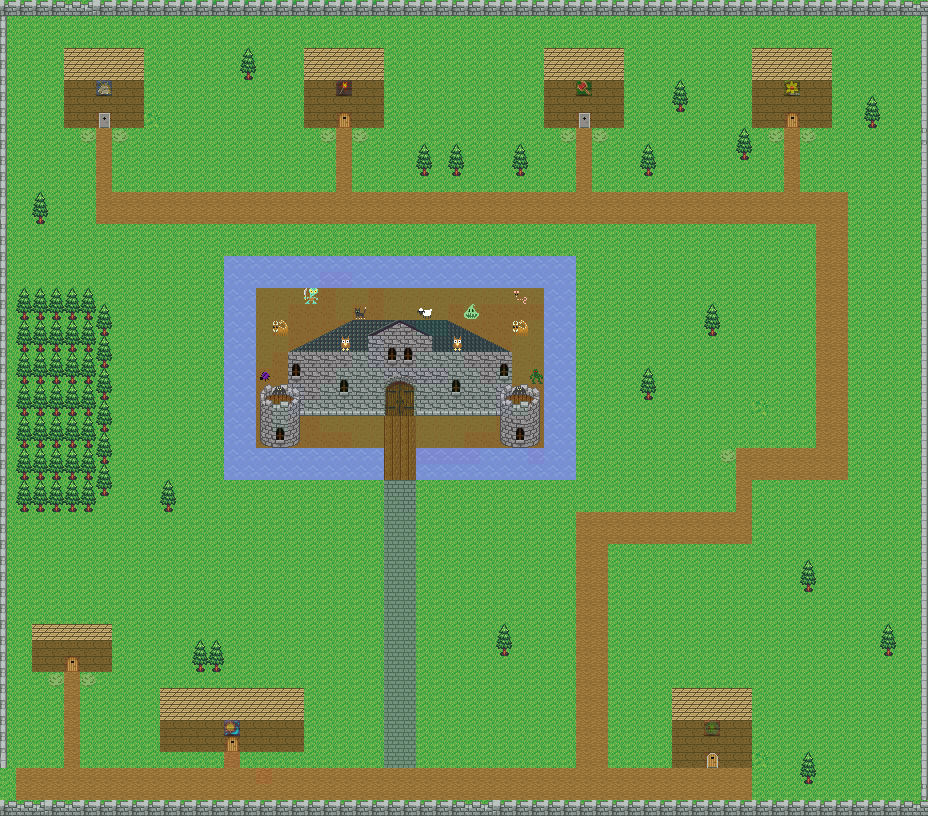

A 2D game scene composited from a Tiled map and its tileset images. What follows is a short description and the map's XML, with each tile layer's data collapsed to a summary:
An orthogonal 58x51 tile map with 16x16 px tiles, 6 tile layers (Tile Layer 1, Tile Layer 2, Tile Layer 3, Tile Layer 4, ...), 6 tilesets and 573 objects (558x blocker, 10x start point, 2x Field1, house, Inn, ...).

<map version="1.0" orientation="orthogonal" renderorder="right-down" width="58" height="51" tilewidth="16" tileheight="16" nextobjectid="940">
 <tileset firstgid="1" name="tileset1" tilewidth="16" tileheight="16">
  <image source="../graphics/tileset1.png" width="160" height="80" />
 </tileset>
 <tileset firstgid="51" name="tileset2" tilewidth="16" tileheight="16">
  <image source="../graphics/tileset2.png" width="160" height="180" />
 </tileset>
 <tileset firstgid="161" name="medievalsigns" tilewidth="16" tileheight="16">
  <image source="../graphics/medievalsigns.png" width="64" height="64" />
 </tileset>
 <tileset firstgid="177" name="shopsigns" tilewidth="16" tileheight="16">
  <image source="../graphics/shopsigns.png" width="64" height="16" />
 </tileset>
 <tileset firstgid="181" name="tileset3" tilewidth="16" tileheight="16">
  <image source="../graphics/tileset3.png" width="176" height="192" />
 </tileset>
 <tileset firstgid="313" name="castledoor" tilewidth="16" tileheight="16">
  <image source="../graphics/castledoor.png" width="32" height="48" />
 </tileset>
 <layer name="Tile Layer 1" width="58" height="51">
  <data>[2958 cells, 2951 non-empty, 15 distinct tile ids]</data>
 </layer>
 <layer name="Tile Layer 2" width="58" height="51">
  <data>[2958 cells, 2948 non-empty, 14 distinct tile ids]</data>
 </layer>
 <layer name="Tile Layer 3" width="58" height="51">
  <data>[2958 cells, 2175 non-empty, 3 distinct tile ids]</data>
 </layer>
 <layer name="Tile Layer 4" width="58" height="51">
  <data>[2958 cells, 2937 non-empty, 11 distinct tile ids]</data>
 </layer>
 <layer name="Tile Layer 5" width="58" height="51" opacity="0.9">
  <data>[2958 cells, 2921 non-empty, 56 distinct tile ids]</data>
 </layer>
 <layer name="Tile Layer 6" width="58" height="51">
  <data>[2958 cells, 140 non-empty, 12 distinct tile ids]</data>
 </layer>
 <objectgroup name="Object Layer 1">
  <object id="46" name="blocker" gid="120" x="0" y="192" />
  <object id="47" name="blocker" gid="120" x="0" y="176" />
  <object id="51" name="blocker" gid="120" x="0" y="160" />
  <object id="52" name="blocker" gid="120" x="0" y="144" />
  <object id="53" name="blocker" gid="120" x="0" y="128" />
  <object id="139" name="blocker" gid="120" x="0" y="112" />
  <object id="140" name="blocker" gid="120" x="0" y="80" />
  <object id="141" name="blocker" gid="120" x="0" y="96" />
  <object id="142" name="blocker" gid="120" x="0" y="64" />
  <object id="143" name="blocker" gid="120" x="0" y="32" />
  <object id="144" name="blocker" gid="120" x="0" y="32" />
  <object id="145" name="blocker" gid="120" x="0" y="48" />
  <object id="146" name="blocker" gid="120" x="0" y="16" />
  <object id="147" name="blocker" gid="120" x="16" y="16" />
  <object id="148" name="blocker" gid="120" x="32" y="16" />
  <object id="149" name="blocker" gid="120" x="48" y="16" />
  <object id="150" name="blocker" gid="120" x="64" y="16" />
  <object id="151" name="blocker" gid="120" x="80" y="16" />
  <object id="152" name="blocker" gid="120" x="96" y="16" />
  <object id="153" name="blocker" gid="120" x="112" y="16" />
  <object id="154" name="blocker" gid="120" x="128" y="16" />
  <object id="155" name="blocker" gid="120" x="144" y="16" />
  <object id="156" name="blocker" gid="120" x="208" y="16" />
  <object id="157" name="blocker" gid="120" x="192" y="16" />
  <object id="158" name="blocker" gid="120" x="224" y="16" />
  <object id="159" name="blocker" gid="120" x="240" y="16" />
  <object id="160" name="blocker" gid="120" x="256" y="16" />
  <object id="161" name="blocker" gid="120" x="272" y="16" />
  <object id="162" name="blocker" gid="120" x="288" y="16" />
  <object id="163" name="blocker" gid="120" x="304" y="16" />
  <object id="164" name="blocker" gid="120" x="320" y="16" />
  <object id="165" name="blocker" gid="120" x="352" y="16" />
  <object id="166" name="blocker" gid="120" x="336" y="16" />
  <object id="301" name="start point" gid="123" x="32" y="784">
   <properties>
    <property name="direction" value="down" />
    <property name="state" value="Field1" />
   </properties>
  </object>
  <object id="286" name="portal" type="Field1" gid="139" x="0" y="784" />
  <object id="287" name="blocker" gid="120" x="176" y="16" />
  <object id="288" name="blocker" gid="120" x="160" y="16" />
  <object id="308" name="blocker" gid="120" x="608" y="16" />
  <object id="309" name="blocker" gid="120" x="480" y="16" />
  <object id="310" name="blocker" gid="120" x="416" y="16" />
  <object id="311" name="blocker" gid="120" x="544" y="16" />
  <object id="312" name="blocker" gid="120" x="432" y="16" />
  <object id="313" name="blocker" gid="120" x="688" y="16" />
  <object id="314" name="blocker" gid="120" x="576" y="16" />
  <object id="315" name="blocker" gid="120" x="656" y="16" />
  <object id="316" name="blocker" gid="120" x="640" y="16" />
  <object id="317" name="blocker" gid="120" x="448" y="16" />
  <object id="318" name="blocker" gid="120" x="384" y="16" />
  <object id="319" name="blocker" gid="120" x="624" y="16" />
  <object id="320" name="blocker" gid="120" x="496" y="16" />
  <object id="321" name="blocker" gid="120" x="560" y="16" />
  <object id="322" name="blocker" gid="120" x="592" y="16" />
  <object id="323" name="blocker" gid="120" x="528" y="16" />
  <object id="324" name="blocker" gid="120" x="368" y="16" />
  <object id="325" name="blocker" gid="120" x="512" y="16" />
  <object id="326" name="blocker" gid="120" x="400" y="16" />
  <object id="327" name="blocker" gid="120" x="704" y="16" />
  <object id="328" name="blocker" gid="120" x="464" y="16" />
  <object id="329" name="blocker" gid="120" x="672" y="16" />
  <object id="330" name="blocker" gid="120" x="720" y="16" />
  <object id="332" name="blocker" gid="120" x="848" y="16" />
  <object id="333" name="blocker" gid="120" x="784" y="16" />
  <object id="334" name="blocker" gid="120" x="912" y="16" />
  <object id="335" name="blocker" gid="120" x="800" y="16" />
  <object id="340" name="blocker" gid="120" x="816" y="16" />
  <object id="341" name="blocker" gid="120" x="752" y="16" />
  <object id="343" name="blocker" gid="120" x="864" y="16" />
  <object id="346" name="blocker" gid="120" x="896" y="16" />
  <object id="347" name="blocker" gid="120" x="736" y="16" />
  <object id="348" name="blocker" gid="120" x="880" y="16" />
  <object id="349" name="blocker" gid="120" x="768" y="16" />
  <object id="351" name="blocker" gid="120" x="832" y="16" />
  <object id="377" name="blocker" gid="120" x="0" y="320" />
  <object id="378" name="blocker" gid="120" x="0" y="336" />
  <object id="379" name="blocker" gid="120" x="0" y="208" />
  <object id="380" name="blocker" gid="120" x="0" y="272" />
  <object id="381" name="blocker" gid="120" x="0" y="384" />
  <object id="382" name="blocker" gid="120" x="0" y="368" />
  <object id="383" name="blocker" gid="120" x="0" y="256" />
  <object id="384" name="blocker" gid="120" x="0" y="352" />
  <object id="385" name="blocker" gid="120" x="0" y="304" />
  <object id="386" name="blocker" gid="120" x="0" y="240" />
  <object id="387" name="blocker" gid="120" x="0" y="224" />
  <object id="389" name="blocker" gid="120" x="0" y="224" />
  <object id="390" name="blocker" gid="120" x="0" y="288" />
  <object id="391" name="blocker" gid="120" x="0" y="688" />
  <object id="392" name="blocker" gid="120" x="0" y="720" />
  <object id="393" name="blocker" gid="120" x="0" y="624" />
  <object id="394" name="blocker" gid="120" x="0" y="576" />
  <object id="395" name="blocker" gid="120" x="0" y="752" />
  </objectgroup>
</map>
<!-- 483 of 573 objects omitted -->
